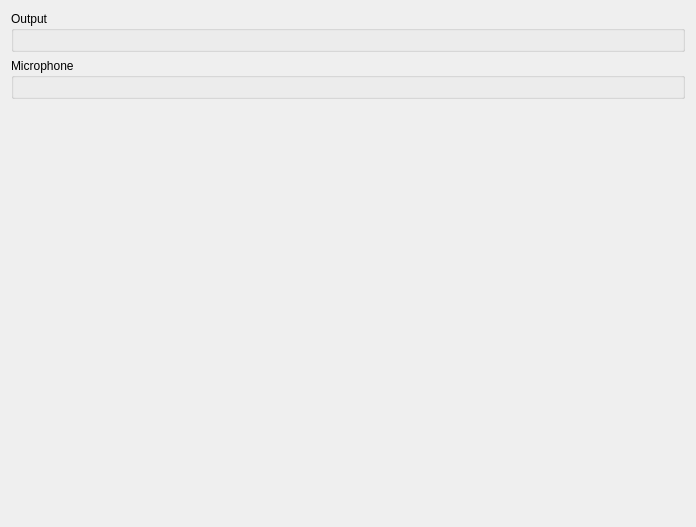
<?xml version="1.0" encoding="UTF-8"?>
<ui version="4.0">
 <class>ConfigureAudio</class>
 <widget class="QWidget" name="ConfigureAudio">
  <property name="geometry">
   <rect>
    <x>0</x>
    <y>0</y>
    <width>696</width>
    <height>527</height>
   </rect>
  </property>
  <layout class="QVBoxLayout">
   <item>
    <widget class="QGroupBox" name="output_group">
     <property name="title">
      <string>Output</string>
     </property>
     <layout class="QVBoxLayout"/>
    </widget>
   </item>
   <item>
    <widget class="QGroupBox" name="input_group">
     <property name="title">
      <string>Microphone</string>
     </property>
     <layout class="QVBoxLayout" name="verticalLayout_2"/>
    </widget>
   </item>
   <item>
    <spacer>
     <property name="orientation">
      <enum>Qt::Vertical</enum>
     </property>
     <property name="sizeHint" stdset="0">
      <size>
       <width>167</width>
       <height>55</height>
      </size>
     </property>
    </spacer>
   </item>
  </layout>
 </widget>
 <resources/>
 <connections/>
</ui>
